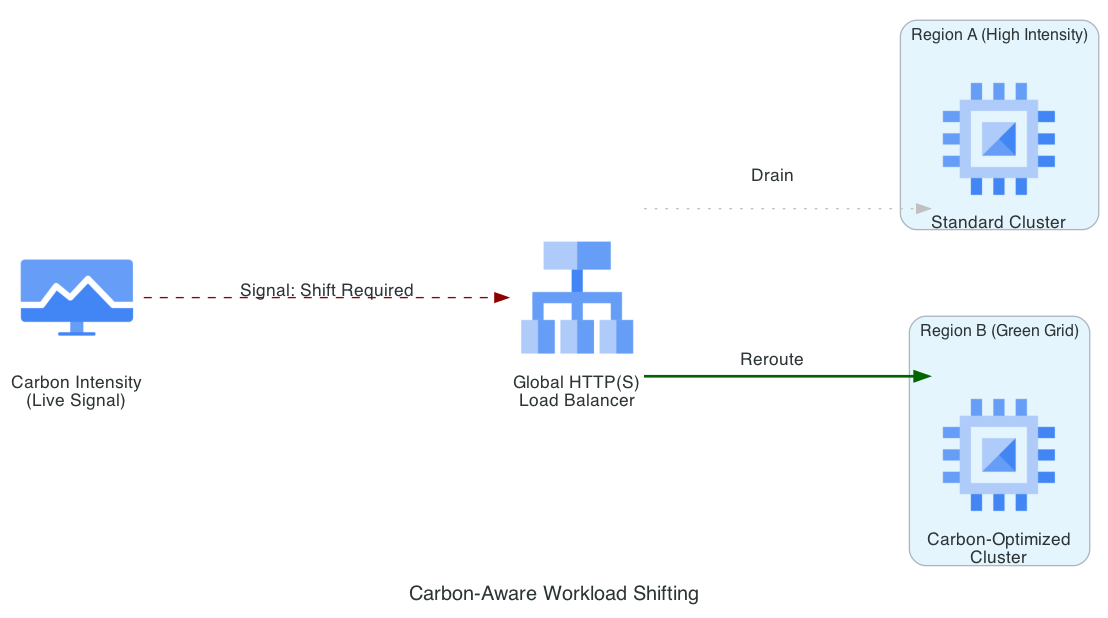

Recreate this plot in Python.
from diagrams import Diagram, Cluster, Edge
from diagrams.gcp.network import LoadBalancing
from diagrams.gcp.compute import GCE
from diagrams.gcp.operations import Monitoring

graph_attr = {
    "pad": "0.1",
    "nodesep": "1.2",
    "ranksep": "2.0",
    "bgcolor": "transparent",
    "margin": "0"
}

with Diagram("Carbon-Aware Workload Shifting", show=False, filename="workload_shifting", direction="LR", graph_attr=graph_attr):
    
    traffic_in = LoadBalancing("Global HTTP(S)\nLoad Balancer")
    telemetry = Monitoring("Carbon Intensity\n(Live Signal)")

    with Cluster("Region A (High Intensity)"):
        node_a = GCE("Standard Cluster")

    with Cluster("Region B (Green Grid)"):
        node_b = GCE("Carbon-Optimized\nCluster")

    # Flow Logic
    telemetry >> Edge(label="Signal: Shift Required", color="darkred", style="dashed") >> traffic_in
    traffic_in >> Edge(label="Reroute", color="darkgreen", style="bold") >> node_b
    traffic_in >> Edge(label="Drain", color="gray", style="dotted") >> node_a
